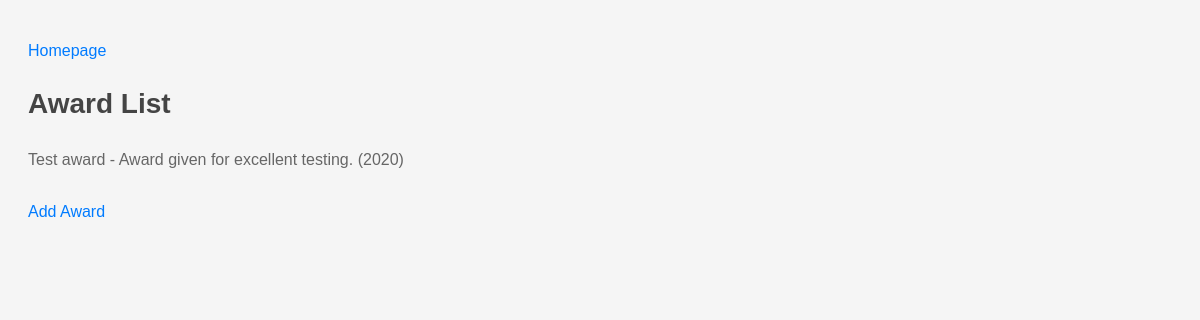
Before: /api/award_list/ with the older database file.
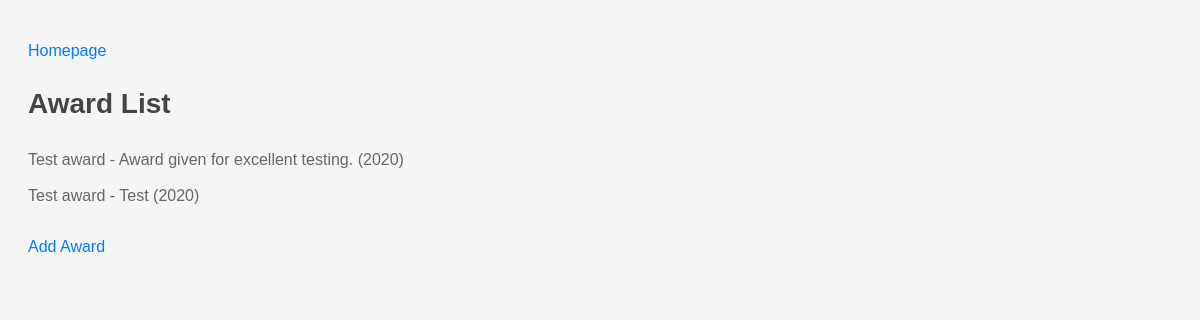
After: the same page with the newer database file.
### website/models.py (models this page shows, shortened)
class Award(models.Model):
    award_name = models.CharField(max_length=50, default="")
    description = models.TextField()
    award_year = models.PositiveIntegerField()
    category = models.CharField(max_length=255, default="")
    show = models.ForeignKey(Show, on_delete=models.CASCADE, related_name='awards', null=True, blank=True)
    actor = models.ForeignKey(Actor, on_delete=models.CASCADE, related_name='awards', null=True, blank=True)

### website/views.py (the view)
# urls.py: path('award_list/', views.AwardList.as_view(), name='award-list'),
class AwardList(View):
    def get(self, request):
        awards = Award.objects.all()
        return render(request=request,
                      template_name='website/award_list.html',
                      context = {'awards':awards})

### website/templates/website/award_list.html (shortened to what this page needs)
<!DOCTYPE html>
<html lang="en">
<head>
</head>
<body>
<a href="/website/home/">Homepage</a>
<br>
<h1>Award List</h1>
<ul>
    {% for award in awards %}
        <li>{{ award.award_name }} - {{ award.description }} ({{ award.award_year }})</li>
    {% empty %}
        <li>No awards found.</li>
    {% endfor %}
</ul>
<a href="{% url 'award-add' %}">Add Award</a>
</body>
</html>

Changed rows visible on the page:
added Award: award_name "Test award", description "Test", award_year "2020"
